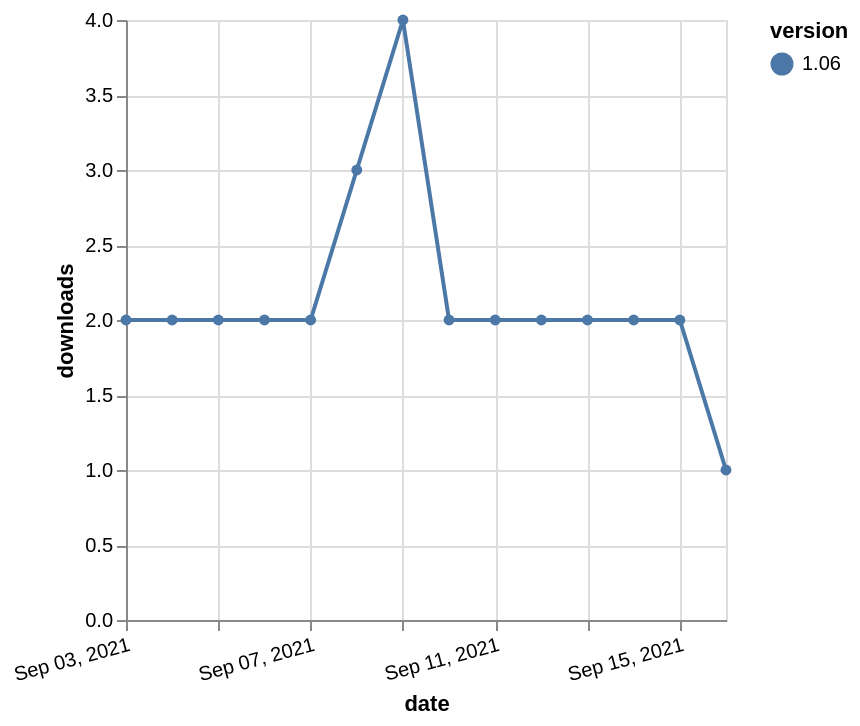

This figure's Vega-Lite source:
### Vega-Lite specification from a JSON file in a GitHub repository (floating-point values rounded to 4 significant figures)
{"$schema": "https://vega.github.io/schema/vega-lite/v5.json", "description": "A simple bar chart with embedded data.", "data": {"values": [{"date": "2021-09-03", "total": 2744, "delta": 2, "version": "1.06"}, {"date": "2021-09-04", "total": 2746, "delta": 2, "version": "1.06"}, {"date": "2021-09-05", "total": 2748, "delta": 2, "version": "1.06"}, {"date": "2021-09-06", "total": 2750, "delta": 2, "version": "1.06"}, {"date": "2021-09-07", "total": 2752, "delta": 2, "version": "1.06"}, {"date": "2021-09-08", "total": 2755, "delta": 3, "version": "1.06"}, {"date": "2021-09-09", "total": 2759, "delta": 4, "version": "1.06"}, {"date": "2021-09-10", "total": 2761, "delta": 2, "version": "1.06"}, {"date": "2021-09-11", "total": 2763, "delta": 2, "version": "1.06"}, {"date": "2021-09-12", "total": 2765, "delta": 2, "version": "1.06"}, {"date": "2021-09-13", "total": 2767, "delta": 2, "version": "1.06"}, {"date": "2021-09-14", "total": 2769, "delta": 2, "version": "1.06"}, {"date": "2021-09-15", "total": 2771, "delta": 2, "version": "1.06"}, {"date": "2021-09-16", "total": 2772, "delta": 1, "version": "1.06"}]}, "width": "container", "mark": {"type": "line", "point": {"filled": true}}, "encoding": {"x": {"field": "date", "type": "temporal", "timeUnit": "yearmonthdate", "title": "date", "axis": {"labelAngle": -15}}, "y": {"field": "delta", "type": "quantitative", "title": "downloads"}, "color": {"field": "version", "type": "nominal"}, "tooltip": {"field": "delta"}}}
